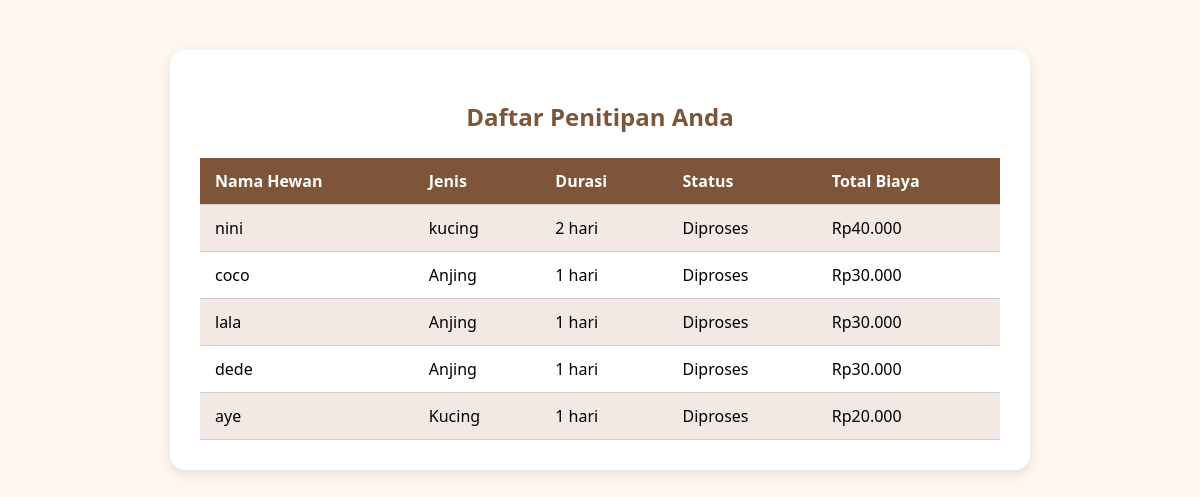
Screenshot of /list_penitipan.php (signed in) with the database file from the repository.
### tables this page shows
CREATE TABLE `penitipan` (
  `id` int NOT NULL AUTO_INCREMENT,
  `user_id` int DEFAULT NULL,
  `nama_hewan` varchar(100) NOT NULL,
  `jenis` varchar(50) NOT NULL,
  `durasi_hari` int NOT NULL,
  `status` enum('Diproses','Selesai','Dibatalkan') DEFAULT 'Diproses',
  `tanggal_mulai` date DEFAULT NULL,
  `biaya_total` int DEFAULT NULL,
  PRIMARY KEY (`id`)
);

### list_penitipan.php (the view, shortened to what this page needs)
<?php
include 'db.php';
$user_id = $_SESSION['user']['id'];
$stmt = $conn->prepare("SELECT nama_hewan, jenis, durasi_hari, status, biaya_total FROM penitipan WHERE user_id = ?");
$stmt->bind_param("i", $user_id);
$stmt->execute();
$result = $stmt->get_result();
?>
<!DOCTYPE html>
<html lang="id">
<head>
</head>
<body>
<div class="container">
    <h2>Daftar Penitipan Anda</h2>
    <table>
        <tr>
            <th>Nama Hewan</th>
            <th>Jenis</th>
            <th>Durasi</th>
            <th>Status</th>
            <th>Total Biaya</th>
        </tr>
        <?php while ($row = $result->fetch_assoc()) { ?>
        <tr>
            <td><?= htmlspecialchars($row['nama_hewan']) ?></td>
            <td><?= htmlspecialchars($row['jenis']) ?></td>
            <td><?= (int)$row['durasi_hari'] ?> hari</td>
            <td><?= htmlspecialchars($row['status']) ?></td>
            <td>Rp<?= $row['biaya_total'] !== null ? number_format($row['biaya_total'], 0, ',', '.') : '0' ?></td>
        </tr>
        <?php } ?>
    </table>
</div>
</body>
</html>

### list_penitipan.php (style rules this page uses)
body { font-family: 'Segoe UI', sans-serif; background-color: #fdf7f0; padding: 0; margin: 0; }
.container { max-width: 800px; margin: 50px auto; background: #fff; padding: 30px; border-radius: 15px; box-shadow: 0 4px 12px rgba(0,0,0,0.1); }
h2 { text-align: center; color: #7f5539; }
table { width: 100%; border-collapse: collapse; margin-top: 25px; }
th, td { padding: 12px 15px; text-align: left; border-bottom: 1px solid #ccc; }
th { background-color: #7f5539; color: white; }
tr:nth-child(even) { background-color: #f2e9e4; }

### rows the page displays
penitipan: nama_hewan "nini", jenis "kucing", durasi_hari "2", status "Diproses", biaya_total "40.000"
penitipan: nama_hewan "coco", jenis "Anjing", durasi_hari "1", status "Diproses", biaya_total "30.000"
penitipan: nama_hewan "lala", jenis "Anjing", durasi_hari "1", status "Diproses", biaya_total "30.000"
penitipan: nama_hewan "dede", jenis "Anjing", durasi_hari "1", status "Diproses", biaya_total "30.000"
penitipan: nama_hewan "aye", jenis "Kucing", durasi_hari "1", status "Diproses", biaya_total "20.000"
